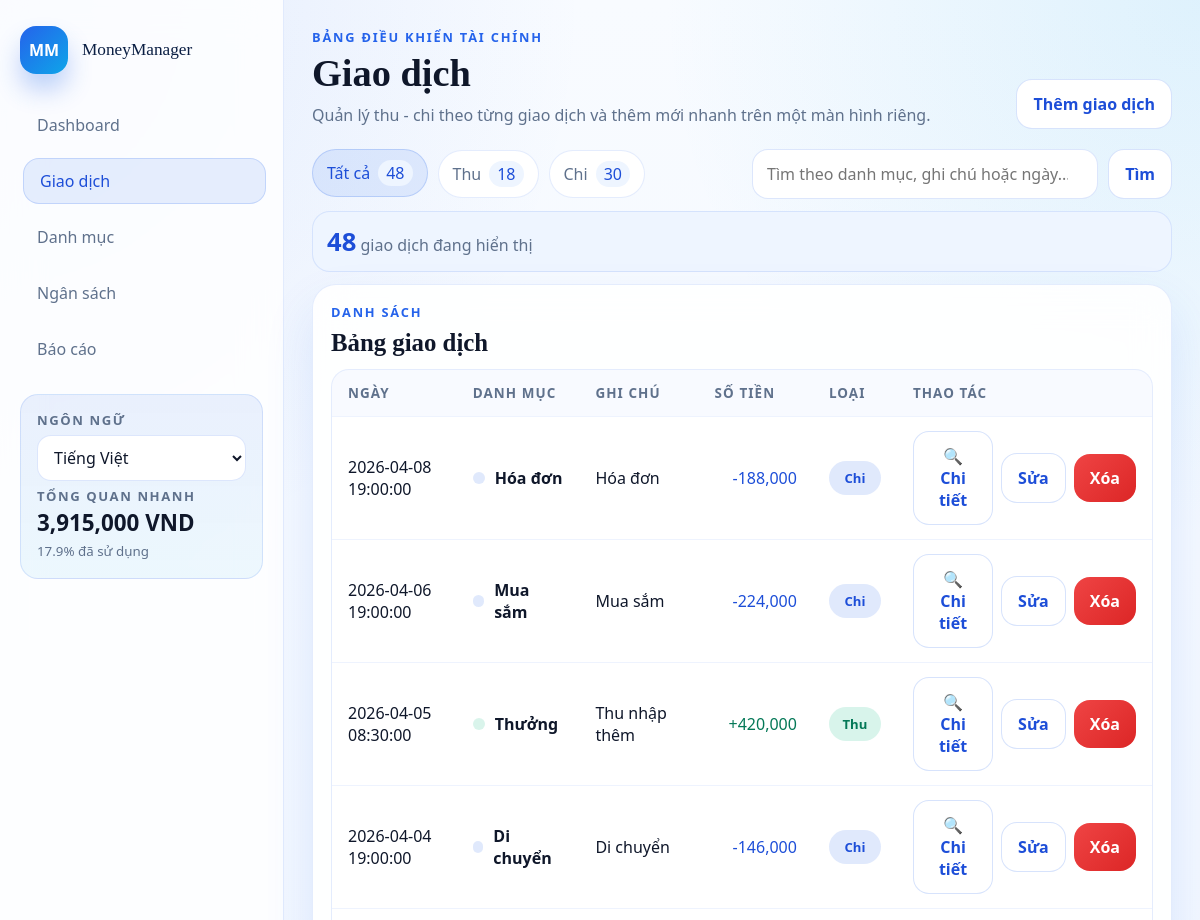
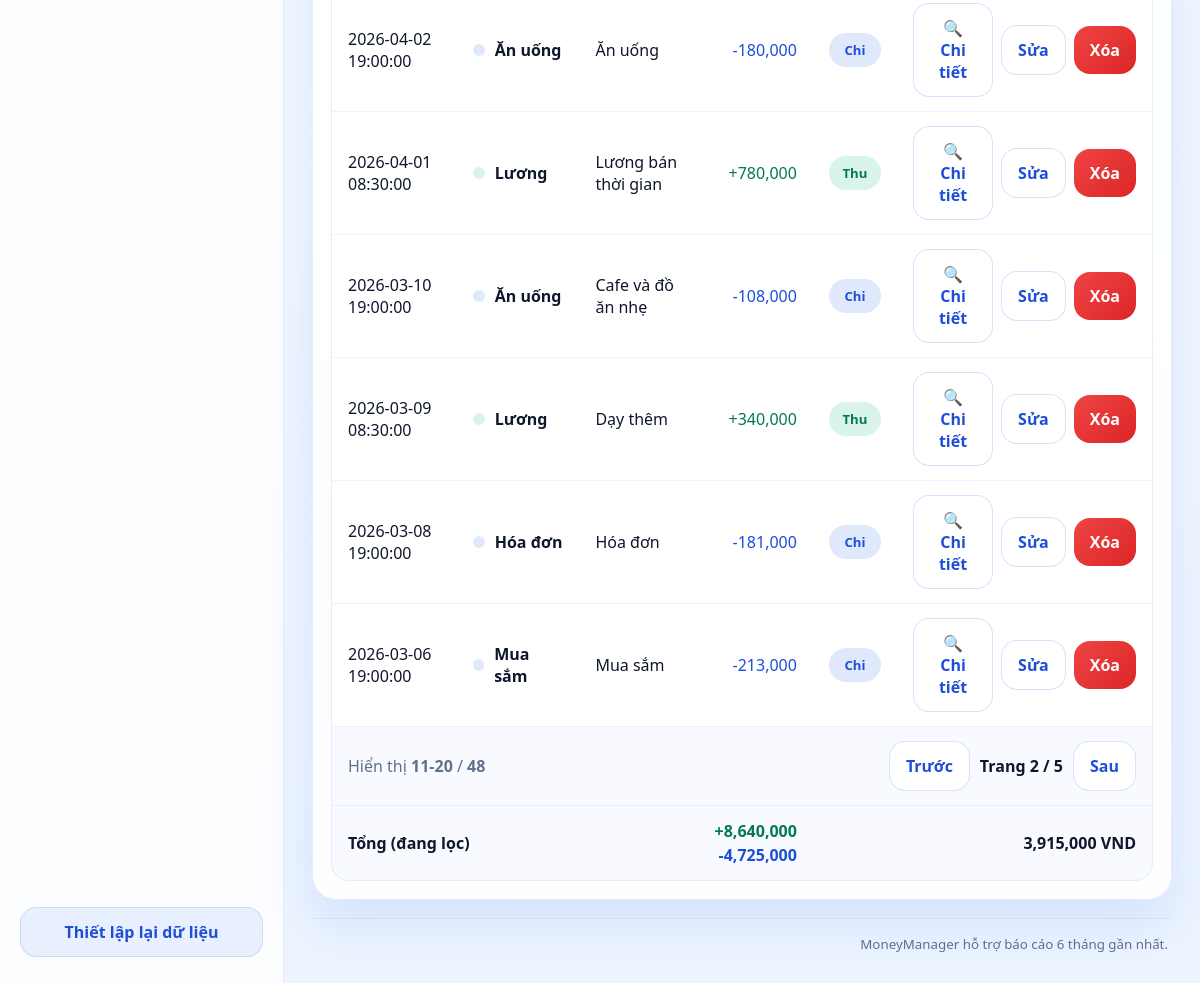
/transactions?q=&type=all&page=2, run on the app's committed database (2 pictures, top to bottom).
### tables this page shows
CREATE TABLE transactions (
        id INTEGER PRIMARY KEY AUTOINCREMENT,
        date TEXT NOT NULL,
        amount REAL NOT NULL,           -- Số dương cho thu, số âm cho chi
        category_id INTEGER NOT NULL,   -- Tham chiếu sang bảng categories
        note TEXT,
        FOREIGN KEY (category_id) REFERENCES categories (id)
        );

CREATE TABLE categories (
            id INTEGER PRIMARY KEY AUTOINCREMENT,
            key TEXT UNIQUE NOT NULL,
            value TEXT NOT NULL,
            type INTEGER NOT NULL CHECK (type IN (0, 1)) -- 0: chi, 1: thu
        );

### app.py (the view)
@app.route("/transactions")
def transactions_page() -> str:
    search_query = request.args.get("q", default="").strip()
    return render_template(
        "transactions.html",
        **_transaction_form_context(
            "transactions",
            t("transactions_title"),
            t("transactions_subtitle"),
            search_query,
        ),
    )

### app.py (called while the page is built)
def _current_language() -> str:
    language = session.get("language", "vi")
    return language if language in FILE_TRANSLATIONS else "vi"

def t(key: str) -> str:
    language = _current_language()
    return FILE_TRANSLATIONS.get(language, FILE_TRANSLATIONS.get("vi", {})).get(key, key)

@app.context_processor
def inject_language_context() -> dict[str, object]:
    return {
        "current_lang": _current_language(),
        "supported_languages": [
            {
                "code": option["code"],
                "label": t("language_vi") if option["code"] == "vi" else t("language_en"),
            }
            for option in SUPPORTED_LANGUAGES
        ],
        "t": t,
        "category_label": _category_label,
        "note_label": _note_label,
    }

def _format_money(value: float) -> str:
    return f"{value:,.0f}"

def _category_label(category_key: str, fallback: str | None = None) -> str:
    label_key = f"category_label_{category_key}"
    label = t(label_key)
    if label != label_key:
        return label
    return fallback or category_key

def _note_label(note_text: str | None) -> str:
    if not note_text:
        return ""
    translation_key = _NOTE_TRANSLATION_KEYS.get(note_text)
    return t(translation_key) if translation_key else note_text

def _month_bounds(year: int, month: int) -> tuple[str, str]:
    start = datetime(year, month, 1, 0, 0, 0)
    end_day = calendar.monthrange(year, month)[1]
    end = datetime(year, month, end_day, 23, 59, 59)
    return start.strftime("%Y-%m-%d %H:%M:%S"), end.strftime("%Y-%m-%d %H:%M:%S")

def _ensure_db() -> None:
    if not app.config.get("DATABASE_READY", False):
        db_helper.init_db()
        app.config["DATABASE_READY"] = True

### modulo/db_helper.py (called while the page is built)
def get_connection():
    db_dir = os.path.join(os.path.dirname(__file__), '../database')
    db_path = os.path.join(db_dir, 'finance.db')
    os.makedirs(db_dir, exist_ok=True)
    conn = sqlite3.connect(db_path)
    conn.row_factory = sqlite3.Row
    return conn

def get_all_categories():
    conn = get_connection()
    cursor = conn.cursor()
    cursor.execute('SELECT * FROM categories ORDER BY type, value')
    rows = cursor.fetchall()
    conn.close()
    return [dict(row) for row in rows]

def get_setting(key):
    conn = get_connection()
    cursor = conn.cursor()
    cursor.execute('SELECT value FROM settings WHERE key = ?', (key,))
    row = cursor.fetchone()
    conn.close()
    return row['value'] if row else None

### templates/transactions.html (shortened to what this page needs)
{% extends "base.html" %}
{% block content %}
<section class="transaction-toolbar">
  <div class="chip-row">
    <a class="chip {% if transaction_type_filter == 'all' %}active{% endif %}" href="{{ url_for('transactions_page', q=search_query) }}">
      {{ t('all') }} <span>{{ transaction_type_counts.all }}</span>
    </a>
    <a class="chip {% if transaction_type_filter == 'income' %}active{% endif %}" href="{{ url_for('transactions_page', q=search_query, type='income') }}">
      {{ t('income') }} <span>{{ transaction_type_counts.income }}</span>
    </a>
    <a class="chip {% if transaction_type_filter == 'expense' %}active{% endif %}" href="{{ url_for('transactions_page', q=search_query, type='expense') }}">
      {{ t('expense') }} <span>{{ transaction_type_counts.expense }}</span>
    </a>
  </div>
  <form class="search-bar search-bar-wide" method="get" action="{{ url_for('transactions_page') }}">
    <input id="transactionSearch" type="search" name="q" value="{{ search_query }}" placeholder="{{ t('search_placeholder') }}">
    <button type="submit" class="btn btn-outline">{{ t('search') }}</button>
  </form>
</section>
<section class="transaction-summary-strip module-tip">
  <div>
    <strong>{{ transaction_count_display }}</strong>
    <span>{{ t('search_results') }}</span>
  </div>
</section>
<section class="module-grid module-grid-transactions">
  <article class="panel panel-wide">
    <div class="panel-head panel-head-tight">
      <div>
        <p class="panel-kicker">{{ t('transaction_list') }}</p>
        <h2>{{ t('transactions_table') }}</h2>
      </div>
    </div>
    <div class="table-wrap">
      <table class="transaction-table">
        <thead>
          <tr>
            <th>{{ t('date') }}</th>
            <th>{{ t('category') }}</th>
            <th>{{ t('note') }}</th>
            <th class="align-right">{{ t('amount') }}</th>
            <th>{{ t('type') }}</th>
            <th class="align-right">{{ t('action') }}</th>
          </tr>
        </thead>
        <tbody id="transactionTableBody">
          {% for item in transactions %}
            <tr class="transaction-row-clickable"
              data-search="{{ item.date }} {{ category_label(item.category_key, item.category_name) }} {{ item.category_key }} {{ note_label(item.note) }} {{ item.note or '' }} {{ item.amount }}"
                data-transaction-id="{{ item.id }}"
                data-transaction-date="{{ item.date }}"
                data-transaction-category="{{ category_label(item.category_key, item.category_name) }}"
              data-transaction-note="{{ note_label(item.note) }}"
                data-transaction-amount="{{ item.amount }}"
                data-transaction-amount-display="{{ item.amount|abs|money }} VND"
                data-transaction-kind="{{ t('income_type') if item.category_type == 1 else t('expense_type') }}"
                data-transaction-edit-url="{{ url_for('edit_transaction', transaction_id=item.id) }}"
                data-transaction-delete-url="{{ url_for('delete_transaction', transaction_id=item.id) }}">
              <td>{{ item.date }}</td>
              <td>
                <div class="table-category">
                  <span class="transaction-dot {{ 'income' if item.category_type == 1 else 'expense' }}"></span>
                  <strong>{{ category_label(item.category_key, item.category_name) }}</strong>
                </div>
              </td>
              <td>{{ note_label(item.note) or '-' }}</td>
              <td class="align-right amount-cell {{ 'income' if item.amount >= 0 else 'expense' }}">
                {{ '+' if item.amount >= 0 else '-' }}{{ item.amount|abs|money }}
              </td>
              <td>
                <span class="badge {{ 'badge-income' if item.category_type == 1 else 'badge-expense' }}">
                  {{ t('income') if item.category_type == 1 else t('expense') }}
                </span>
              </td>
              <td>
                <div class="table-actions">
                  <button type="button" class="btn btn-mini btn-outline" data-open-detail-modal>🔍 {{ t('details') }}</button>
                  <a class="btn btn-mini btn-outline" href="{{ url_for('edit_transaction', transaction_id=item.id) }}">{{ t('edit') }}</a>
                  <form action="{{ url_for('delete_transaction', transaction_id=item.id) }}" method="post" data-confirm="{{ t('confirm_delete_transaction') }}" onsubmit="return confirm(this.dataset.confirm);">
                    <button type="submit" class="btn btn-mini btn-danger">{{ t('delete') }}</button>
                  </form>
                </div>
              </td>
            </tr>
          {% else %}
            <tr class="empty-row">
              <td colspan="6">{{ t('no_transactions') }}</td>
            </tr>
          {% endfor %}
        </tbody>
        <tfoot>
          <tr class="table-foot table-foot-pagination">
            <td colspan="6">
              <div class="table-pagination">
                <div>
                  {{ t('showing') }} <strong>{{ pagination.display_start }}-{{ pagination.display_end }}</strong>
                  / <strong>{{ pagination.total_items }}</strong>
                </div>
                <div class="pagination-actions">
                  {% if pagination.has_prev %}
                    <a class="btn btn-mini btn-outline" href="{{ url_for('transactions_page', q=search_query, type=transaction_type_filter, page=pagination.prev_page) }}">{{ t('previous') }}</a>
                  {% else %}
                    <span class="btn btn-mini btn-outline is-disabled">{{ t('previous') }}</span>
                  {% endif %}
                  <span class="pagination-page">{{ t('page') }} <strong>{{ pagination.page }}</strong> / {{ pagination.total_pages }}</span>
                  {% if pagination.has_next %}
                    <a class="btn btn-mini btn-outline" href="{{ url_for('transactions_page', q=search_query, type=transaction_type_filter, page=pagination.next_page) }}">{{ t('next') }}</a>
                  {% else %}
                    <span class="btn btn-mini btn-outline is-disabled">{{ t('next') }}</span>
                  {% endif %}
                </div>
              </div>
            </td>
          </tr>
          <tr class="table-foot">
            <td colspan="3"><strong>{{ t('filter_total') }}</strong></td>
            <td class="align-right">
              <div class="table-foot-stack">
                <div class="income">+{{ transactions_total_income|money }}</div>
                <div class="expense">-{{ transactions_total_expense|money }}</div>
              </div>
            </td>
            <td colspan="2" class="align-right"><strong>{{ transactions_total_net|money }} VND</strong></td>
          </tr>
        </tfoot>
      </table>
    </div>
  </article>
</section>
{% endblock %}

### data on the page
transactions: date "2026-04-08 19:00:00", note "Hóa đơn", amount "-", amount|abs "188,000", t "Chi tiết", t "Sửa", t "Xóa"
categories: key+value "Hóa đơn", type "Chi"
transactions: date "2026-04-06 19:00:00", note "Mua sắm", amount "-", amount|abs "224,000", t "Chi tiết", t "Sửa", t "Xóa"
categories: key+value "Mua sắm", type "Chi"
transactions: date "2026-04-05 08:30:00", note "Thu nhập thêm", amount "+", amount|abs "420,000", t "Chi tiết", t "Sửa", t "Xóa"
categories: key+value "Thưởng", type "Thu"
transactions: date "2026-04-04 19:00:00", note "Di chuyển", amount "-", amount|abs "146,000", t "Chi tiết", t "Sửa", t "Xóa"
categories: key+value "Di chuyển", type "Chi"
transactions: date "2026-04-02 19:00:00", note "Ăn uống", amount "-", amount|abs "180,000", t "Chi tiết", t "Sửa", t "Xóa"
categories: key+value "Ăn uống", type "Chi"
transactions: date "2026-04-01 08:30:00", note "Lương bán thời gian", amount "+", amount|abs "780,000", t "Chi tiết", t "Sửa", t "Xóa"
categories: key+value "Lương", type "Thu"
transactions: date "2026-03-10 19:00:00", note "Cafe và đồ ăn nhẹ", amount "-", amount|abs "108,000", t "Chi tiết", t "Sửa", t "Xóa"
transactions: date "2026-03-09 08:30:00", note "Dạy thêm", amount "+", amount|abs "340,000", t "Chi tiết", t "Sửa", t "Xóa"
transactions: date "2026-03-08 19:00:00", note "Hóa đơn", amount "-", amount|abs "181,000", t "Chi tiết", t "Sửa", t "Xóa"
transactions: date "2026-03-06 19:00:00", note "Mua sắm", amount "-", amount|abs "213,000", t "Chi tiết", t "Sửa", t "Xóa"

### other printed values
{{ t('dashboard') }} "Dashboard"
{{ t('transactions') }} "Giao dịch"
{{ t('categories') }} "Danh mục"
{{ t('budget') }} "Ngân sách"
{{ t('reports') }} "Báo cáo"
{{ t('language') }} "NGÔN NGỮ"
{{ t('quick_overview') }} "TỔNG QUAN NHANH"
{{ current_balance_display }} "3,915,000"
{{ budget_used|round(1) }} "17.9"
{{ t('budget_used_text') }} "đã sử dụng"
{{ t('reset_data') }} "Thiết lập lại dữ liệu"
{{ t('finance_dashboard') }} "BẢNG ĐIỀU KHIỂN TÀI CHÍNH"
{{ page_title }} "Giao dịch"
{{ page_subtitle }} "Quản lý thu - chi theo từng giao dịch và thêm mới nhanh trên một màn hình riêng."
{{ t('add_transaction') }} "Thêm giao dịch"
